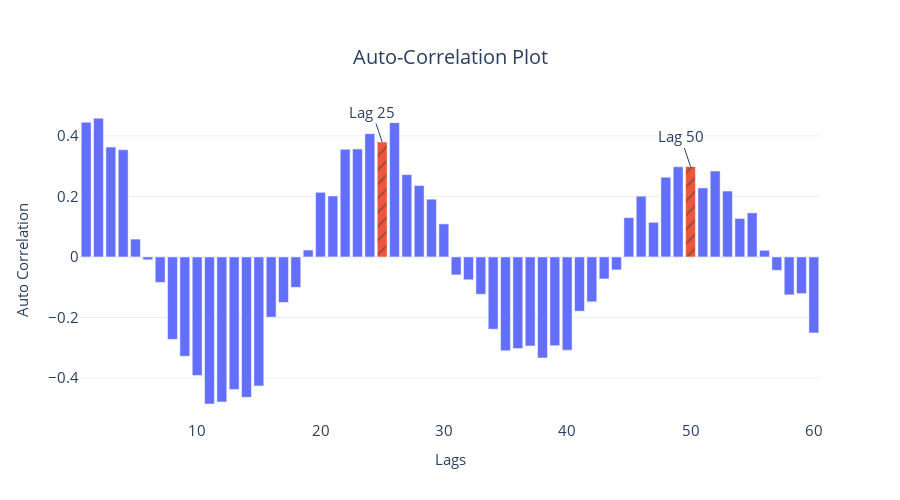

This figure's notebook cell:
### Code cell
fig = px.bar(plot_df, x="x", y="y", pattern_shape="seasonal_lag", color="seasonal_lag", title="Auto-Correlation Plot")
fig.add_annotation(x=25, y=r[24], text="Lag 25")
fig.add_annotation(x=50, y=r[49], text="Lag 50")
fig.update_layout(
            showlegend = False,
            autosize=False,
            width=900,
            height=500,
            title={
            'x':0.5,
            'xanchor': 'center',
            'yanchor': 'top'},
            titlefont={
                "size": 20
            },
            yaxis=dict(
                title_text="Auto Correlation",
                titlefont=dict(size=15),
                tickfont=dict(size=15),
            ),
            xaxis=dict(
                title_text="Lags",
                titlefont=dict(size=15),
                tickfont=dict(size=15),
            )
        )
fig.update_annotations(font_size=15)
fig.write_image("imgs/chapter_6/acf_plot.png")
fig.show()

### Figure 1 — Plotly figure (JSON) as saved in the notebook; plotly's stock layout.template omitted (floating-point values rounded to 4 significant figures)
{"data": [{"alignmentgroup": "True", "hovertemplate": "seasonal_lag=False<br>x=%{x}<br>y=%{y}<extra></extra>", "legendgroup": "False", "marker": {"color": "#636efa", "pattern": {"shape": ""}}, "name": "False", "offsetgroup": "False", "orientation": "v", "showlegend": true, "textposition": "auto", "type": "bar", "x": [1, 2, 3, 4, 5, 6, 7, 8, 9, 10, 11, 12, 13, 14, 15, 16, 17, 18, 19, 20, 21, 22, 23, 24, 26, 27, 28, 29, 30, 31, 32, 33, 34, 35, 36, 37, 38, 39, 40, 41, 42, 43, 44, 45, 46, 47, 48, 49, 51, 52, 53, 54, 55, 56, 57, 58, 59, 60], "xaxis": "x", "y": [0.4453, 0.4584, 0.363, 0.3543, 0.05897, -0.009395, -0.08414, -0.2725, -0.3281, -0.3919, -0.486, -0.4794, -0.4379, -0.4641, -0.4263, -0.199, -0.1505, -0.1005, 0.02295, 0.2136, 0.2015, 0.3559, 0.3568, 0.4075, 0.4438, 0.2722, 0.2362, 0.1908, 0.1094, -0.05926, -0.07554, -0.1232, -0.2389, -0.3098, -0.3027, -0.2941, -0.334, -0.2931, -0.3081, -0.1793, -0.1483, -0.0727, -0.04278, 0.13, 0.2009, 0.1145, 0.2634, 0.298, 0.2281, 0.2839, 0.2178, 0.1272, 0.1457, 0.02183, -0.04413, -0.1253, -0.1213, -0.2512], "yaxis": "y"}, {"alignmentgroup": "True", "hovertemplate": "seasonal_lag=True<br>x=%{x}<br>y=%{y}<extra></extra>", "legendgroup": "True", "marker": {"color": "#EF553B", "pattern": {"shape": "/"}}, "name": "True", "offsetgroup": "True", "orientation": "v", "showlegend": true, "textposition": "auto", "type": "bar", "x": [25, 50], "xaxis": "x", "y": [0.3799, 0.2989], "yaxis": "y"}], "layout": {"annotations": [{"font": {"size": 15}, "text": "Lag 25", "x": 25, "y": 0.3799}, {"font": {"size": 15}, "text": "Lag 50", "x": 50, "y": 0.2989}], "autosize": false, "barmode": "relative", "height": 500, "legend": {"title": {"text": "seasonal_lag"}, "tracegroupgap": 0}, "showlegend": false, "title": {"font": {"size": 20}, "text": "Auto-Correlation Plot", "x": 0.5, "xanchor": "center", "yanchor": "top"}, "width": 900, "xaxis": {"anchor": "y", "domain": [0, 1], "tickfont": {"size": 15}, "title": {"font": {"size": 15}, "text": "Lags"}}, "yaxis": {"anchor": "x", "domain": [0, 1], "tickfont": {"size": 15}, "title": {"font": {"size": 15}, "text": "Auto Correlation"}}}}
